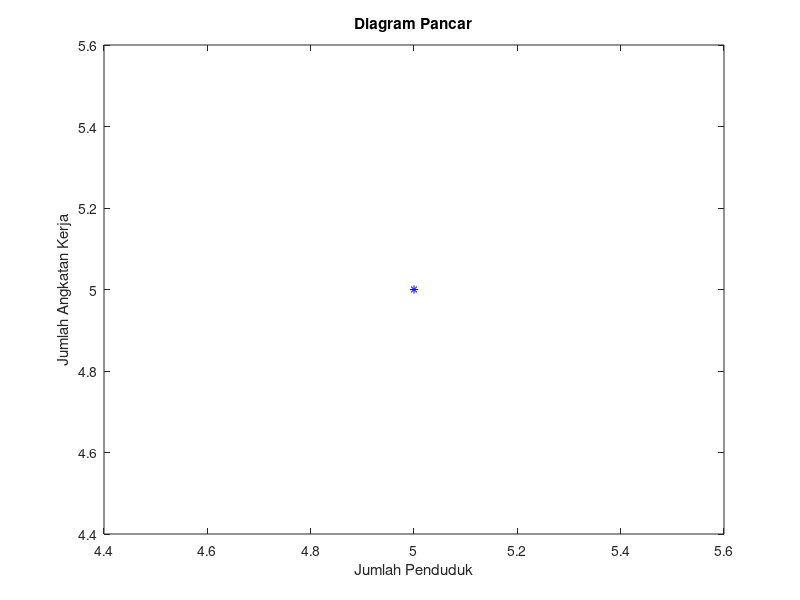

Write the MATLAB code that produced this figure.
X=input('masukan data untuk variabel X = ');
Y=input('masukan data untuk variabel Y = ');
plot(X,Y,'b*')
title('Diagram Pancar')
xlabel('Jumlah Penduduk')
ylabel('Jumlah Angkatan Kerja')
b=((length(X))*(sum(X.*Y))-(sum(X))*(sum(Y)))/((length(X))*(sum(X.^2))-((sum(X))^2));
disp(' ')
a=(mean(Y))-(b*mean(X));
disp(' ')
r=((length(X))*(sum(X.*Y))-(sum(X))*(sum(Y)))/(sqrt((length(X))*(sum(X.^2))-((sum(X))^2))*sqrt((length(Y))*(sum(Y.^2))-((sum(Y))^2)));
r2=r^2;
disp('-Uji Kelayakan Model-')
disp(' ')
disp('Uji Hipotesis :')
disp([' Ho : b = 0 (persamaan regresi tidak layak digunakan)'])
disp([' H1 : b tidak sama dengan 0 (persamaan regresi layak digunakan)'])
disp(' ')
disp(['Tingkat signifikansi = 0,05'])
disp(' ')
disp(['Statistik Uji :'])
disp(' ')
mse=(sum(Y.^2)-a*(sum(Y))-b*sum(X.*Y))/(length(Y)-2);
S_b=sqrt(mse/sum((X-(mean(X))).^2));
t_hitung_b=b/S_b;
disp([' t_hitung = ',num2str(t_hitung_b)])
t_tabel = tinv(0.975,length(X)-2);
disp(' ')
disp('Daerah kritik')
disp(['Ho ditolak jika |t_hitung| > t_tabel(',num2str(t_tabel),')'])
disp(' ')
disp('Kesimpulan')
if abs(t_hitung_b) > t_tabel
    state1='|t hitung| > t tabel';
    d=1;
    state2='Ho ditolak, sehingga persamaan regresi linear layak digunakan.';
else
    state1='|t hitung b| < t tabel';
    d=0;
    state2='Ho tidak ditolak, sehingga persamaan regresi linear tidak layak digunakan.';
end
disp(['karena ',state1,' maka ',state2])
disp(' ')
disp('-Uji Konstanta-')
disp(' ')
disp(['Uji Hipotesis :'])
disp(['Ho : a = 0 (konstanta tidak signifikan digunakan)'])
disp(['H1 : a tidak sama dengan 0 (konstanta signifikan digunakan)'])
disp(' ')
disp(['Tingkat signifikansi = 0,05'])
disp(' ')
disp(['Statistik Uji :'])
disp(' ')
S_bo=sqrt((sum(X.^2)*mse))/((length(X)+length(Y))*sum((X-(mean(X))).^2));
t_hitung_bo=a/S_bo;
disp([' t hitung = ',num2str(t_hitung_bo)])
disp(' ')
disp('Daerah kritik')
disp(['Ho ditolak jika |t_hitung| > t_tabel(',num2str(t_tabel),')'])
disp(' ')
disp('Kesimpulan')
if abs(t_hitung_bo) > t_tabel
    state3='|t hitung| > t tabel';
    e=1;
    state4='Ho ditolak, konstan layak digunakan ';
else
    state3='|t hitung b| < t tabel';
    e=0;
    state4='Ho tidak ditolak, sehingga konstan tidak layak digunakan.';
end
disp(['karena ',state3,' maka ',state4])
if 'd,e :1';
    disp(' ')
    disp('MODEL LAYAK DIGUNAKAN')
    disp(' ')
    disp('kemudian dilakukan perhitungan :')
    disp(' ')
    disp(['nilai b = ',num2str(b)])
    disp(' ')
    disp(['nilai a = ',num2str(a)])
    disp(' ')
    disp('model regresi : ')
    disp(['Y = ',num2str(a),' + ',num2str(b),'(X)'])
    disp(' ')
    disp(['koefisien determinasi= ',num2str(r2)])
    disp('Koefisien korelasi')
    r = sqrt(r2)
    disp(['(Kesimpulan yang dapat diambil adalah variabel X dapat menjelaskan variabel Y sebesar ',num2str(r2*100),'% )'])
else
    disp(' ')
    disp('-MODEL TIDAK LAYAK DIGUNAKAN-')
    disp(' ')
    disp('-SEHINGGA PERHITUNGAN TIDAK DAPAT DILANJUTKAN-')
end
